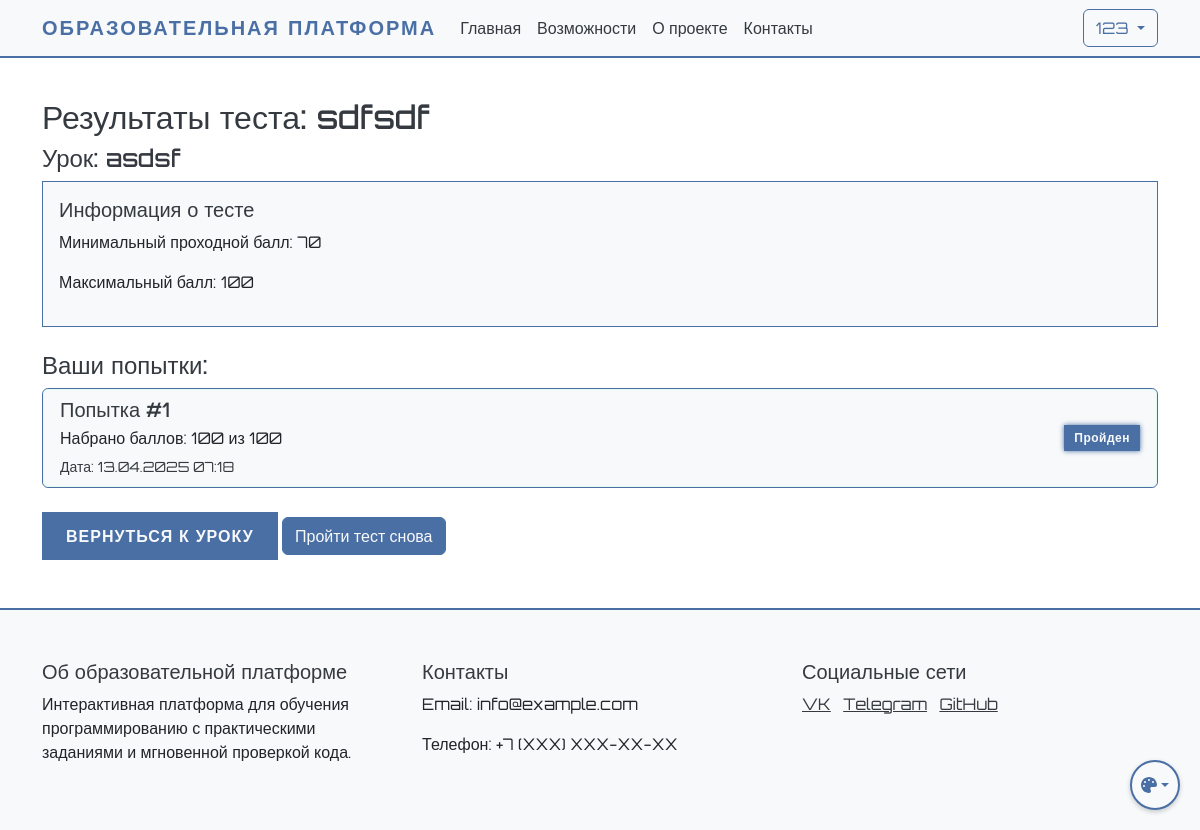
The app's page /lessons/1/test (signed in), older data.
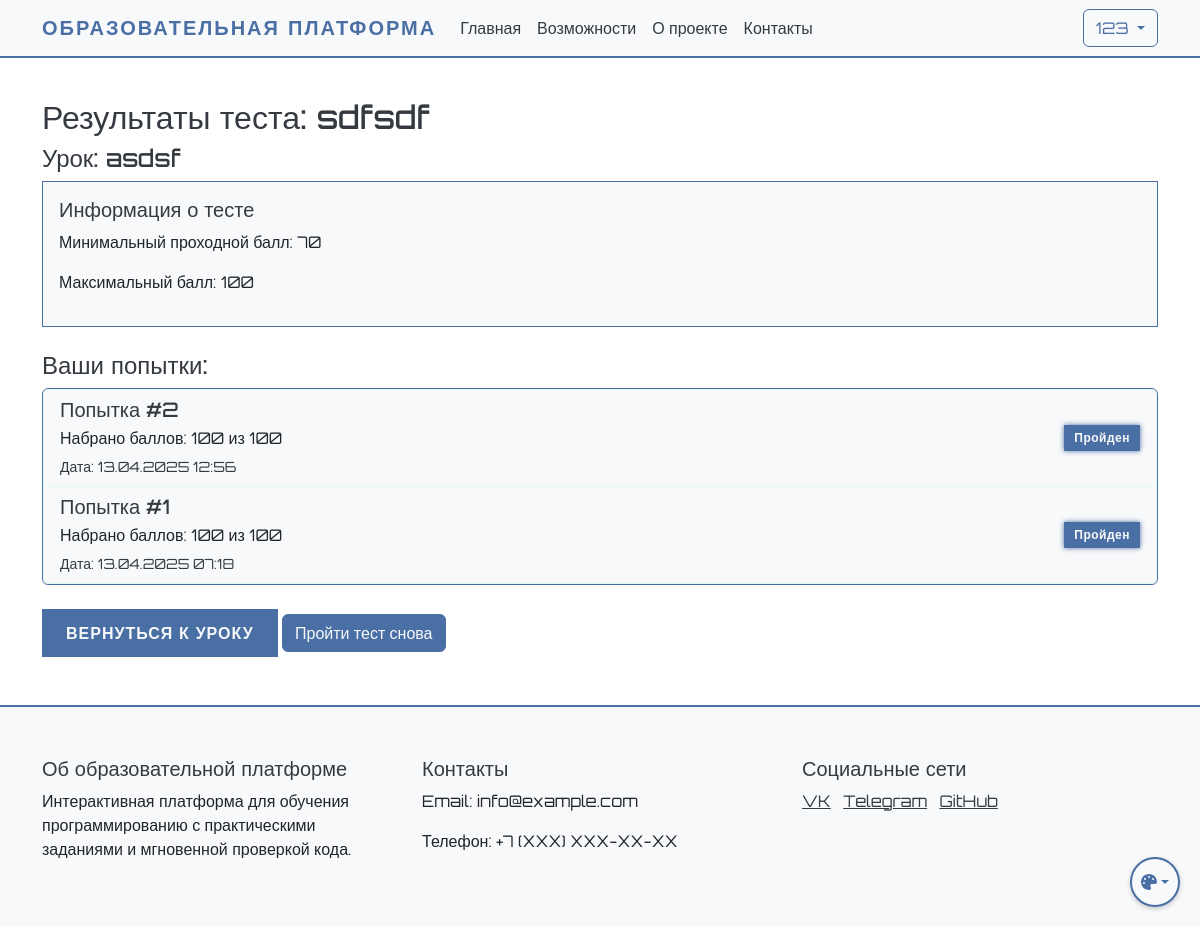
The same page, newer data.
### app.py (models this page shows, shortened)
class User(UserMixin, db.Model):
    id = db.Column(db.Integer, primary_key=True)
    name = db.Column(db.String(100), nullable=False)
    username = db.Column(db.String(80), unique=True, nullable=False)
    email = db.Column(db.String(120), unique=True, nullable=False)
    password_hash = db.Column(db.String(128))
    is_admin = db.Column(db.Boolean, default=False)
    created_at = db.Column(db.DateTime, default=db.func.now())
    last_login = db.Column(db.DateTime)
    is_active = db.Column(db.Boolean, default=True)
    progress = db.relationship('UserProgress', backref='user', lazy=True)
    ratings = db.relationship('UserRating', backref='user', lazy=True)
    chat_messages = db.relationship('ChatMessage', backref='user', lazy=True)

class TheoryTest(db.Model):
    id = db.Column(db.Integer, primary_key=True)
    lesson_id = db.Column(db.Integer, db.ForeignKey('lesson.id'), nullable=False)
    title = db.Column(db.String(200), nullable=False)
    description = db.Column(db.Text)
    max_score = db.Column(db.Integer, default=100)
    time_limit = db.Column(db.Integer)  # Время на прохождение в минутах
    questions = db.relationship('TestQuestion', backref='test', lazy=True)
    created_at = db.Column(db.DateTime, default=db.func.now())
    updated_at = db.Column(db.DateTime, default=db.func.now(), onupdate=db.func.now())
    is_active = db.Column(db.Boolean, default=True)
    required_score = db.Column(db.Integer, default=70)  # Минимальный балл для прохождения

class Lesson(db.Model):
    id = db.Column(db.Integer, primary_key=True)
    order_number = db.Column(db.Integer, unique=True, nullable=False)
    title = db.Column(db.String(200), nullable=False)
    description = db.Column(db.Text)
    is_active = db.Column(db.Boolean, default=True)
    created_at = db.Column(db.DateTime, default=db.func.now())
    theory_content = db.Column(db.Text)
    theory_test = db.relationship('TheoryTest', backref='lesson', uselist=False)
    practice_tasks = db.relationship('PracticeTask', backref='lesson', lazy=True)
    required_lesson_id = db.Column(db.Integer, db.ForeignKey('lesson.id'), nullable=True)
    required_lesson = db.relationship('Lesson', remote_side=[id], backref='next_lessons')

class TestResult(db.Model):
    id = db.Column(db.Integer, primary_key=True)
    user_id = db.Column(db.Integer, db.ForeignKey('user.id'), nullable=False)
    lesson_id = db.Column(db.Integer, db.ForeignKey('lesson.id'), nullable=False)
    test_id = db.Column(db.Integer, db.ForeignKey('theory_test.id'), nullable=False)
    score = db.Column(db.Integer, nullable=False)
    is_passed = db.Column(db.Boolean, default=False)
    started_at = db.Column(db.DateTime, nullable=False)
    completed_at = db.Column(db.DateTime)
    answers = db.Column(db.JSON)  # Хранение ответов пользователя
    created_at = db.Column(db.DateTime, default=db.func.now())
    updated_at = db.Column(db.DateTime, default=db.func.now(), onupdate=db.func.now())
    user = db.relationship('User', backref=db.backref('test_results', lazy=True))
    test = db.relationship('TheoryTest', backref=db.backref('results', lazy=True))
    lesson = db.relationship('Lesson', backref=db.backref('test_results', lazy=True))

### app.py (the view, shortened to what this page needs)
@app.route('/lessons/<int:lesson_id>/test', methods=['GET', 'POST'])
@login_required
def take_test(lesson_id):
    lesson = Lesson.query.get_or_404(lesson_id)
    test = TheoryTest.query.filter_by(lesson_id=lesson_id, is_active=True).first()
    if not test:
        flash('Тест не найден или неактивен')
        return redirect(url_for('view_student_lesson', lesson_id=lesson_id))
    previous_results = TestResult.query.filter_by(
        user_id=current_user.id,
        test_id=test.id
    ).order_by(TestResult.created_at.desc()).all()
    if request.method == 'GET' and any(result.is_passed for result in previous_results):
        if request.args.get('retake') == 'true':
            return render_template('take_test.html', lesson=lesson, test=test)
        return render_template('test_results.html',
                            lesson=lesson,
                            test=test,
                            results=previous_results)

### app.py (called while the page is built)
@login_manager.user_loader
def load_user(user_id):
    return db.session.get(User, int(user_id))

### templates/test_results.html (shortened to what this page needs)
{% extends "base.html" %}
{% block content %}
<div class="container mt-4">
    <h2>Результаты теста: {{ test.title }}</h2>
    <h4>Урок: {{ lesson.title }}</h4>
    <div class="card mb-4">
        <div class="card-body">
            <h5 class="card-title">Информация о тесте</h5>
            <p>Минимальный проходной балл: {{ test.required_score }}</p>
            <p>Максимальный балл: {{ test.max_score }}</p>
        </div>
    </div>
    <h4>Ваши попытки:</h4>
    {% if results %}
        <div class="list-group">
            {% for result in results %}
                <div class="list-group-item {% if result.is_passed %}list-group-item-success{% else %}list-group-item-danger{% endif %}">
                    <div class="d-flex justify-content-between align-items-center">
                        <div>
                            <h5 class="mb-1">Попытка #{{ loop.revindex }}</h5>
                            <p class="mb-1">Набрано баллов: {{ result.score }} из {{ test.max_score }}</p>
                            <small>Дата: {{ result.created_at.strftime('%d.%m.%Y %H:%M') }}</small>
                        </div>
                        <div>
                            {% if result.is_passed %}
                                <span class="badge bg-success">Пройден</span>
                            {% else %}
                                <span class="badge bg-danger">Не пройден</span>
                            {% endif %}
                        </div>
                    </div>
                </div>
            {% endfor %}
        </div>
    {% else %}
        <p>У вас пока нет попыток прохождения теста.</p>
    {% endif %}
    <div class="mt-4">
        <a href="{{ url_for('view_student_lesson', lesson_id=lesson.id) }}" class="btn btn-primary">Вернуться к уроку</a>
        <a href="{{ url_for('take_test', lesson_id=lesson.id, retake='true') }}" class="btn btn-success">Пройти тест снова</a>
    </div>
</div>
{% endblock %}

### templates/base.html (shortened to what this page needs)
<!DOCTYPE html>
<html lang="ru">
<head>
    <link href="https://cdn.jsdelivr.net/npm/bootstrap@5.3.0/dist/css/bootstrap.min.css" rel="stylesheet">
    <link href="{{ url_for('static', filename='css/cyberpunk.css') }}" rel="stylesheet">
</head>
<body data-theme="neutral">
    <nav class="navbar navbar-expand-lg navbar-dark">
        <div class="container">
            <a class="navbar-brand" href="{{ url_for('index') }}">Образовательная платформа</a>
            <div class="collapse navbar-collapse" id="navbarNav">
                <ul class="navbar-nav me-auto">
                    <li class="nav-item">
                        <a class="nav-link" href="{{ url_for('index') }}">Главная</a>
                    </li>
                    <li class="nav-item">
                        <a class="nav-link" href="#features">Возможности</a>
                    </li>
                    <li class="nav-item">
                        <a class="nav-link" href="#about">О проекте</a>
                    </li>
                    <li class="nav-item">
                        <a class="nav-link" href="#contact">Контакты</a>
                    </li>
                </ul>
                <div class="d-flex">
                    {% if current_user.is_authenticated %}
                        <div class="dropdown">
                            <button class="btn btn-outline-light dropdown-toggle" type="button" id="userMenu" data-bs-toggle="dropdown">
                                {{ current_user.username }}
                            </button>
                        </div>
                    {% else %}
                        <a href="{{ url_for('login') }}" class="btn btn-outline-light me-2">Войти</a>
                    {% endif %}
                </div>
            </div>
        </div>
    </nav>
    {% block content %}{% endblock %}
    <footer class="footer mt-5">
        <div class="container">
            <div class="row">
                <div class="col-md-4">
                    <h5>Об образовательной платформе</h5>
                    <p>Интерактивная платформа для обучения программированию с практическими заданиями и мгновенной проверкой кода.</p>
                </div>
                <div class="col-md-4">
                    <h5>Контакты</h5>
                    <p>Email: info@example.com</p>
                    <p>Телефон: +7 (XXX) XXX-XX-XX</p>
                </div>
                <div class="col-md-4">
                    <h5>Социальные сети</h5>
                    <a href="#" class="text-white me-2">VK</a>
                    <a href="#" class="text-white me-2">Telegram</a>
                    <a href="#" class="text-white">GitHub</a>
                </div>
            </div>
        </div>
    </footer>
    <div class="theme-switch">
        <button class="btn dropdown-toggle" type="button" id="themeDropdown" data-bs-toggle="dropdown" aria-expanded="false">
            <i class="fas fa-palette"></i>
        </button>
    </div>
</body>
</html>

### static/css/cyberpunk.css (style rules this page uses)
:root[data-theme="neutral"] { --cyber-primary: #4a6fa5; --cyber-secondary: #6c757d; --cyber-dark: #f8f9fa; --cyber-bg: #ffffff; --cyber-text: #212529; --cyber-text-light: #343a40; --cyber-text-muted: #6c757d; --cyber-card-bg: #f8f9fa; --cyber-text-dark: #212529; --cyber-info: #17a2b8; }
:root { transition: background-color 0.5s ease, color 0.5s ease, border-color 0.5s ease; }
body { font-family: 'Orbitron', sans-serif; background-color: var(--cyber-bg); color: var(--cyber-text); min-height: 100vh; display: flex; flex-direction: column; transition: background-color 0.5s ease, color 0.5s ease; }
.navbar { background-color: var(--cyber-dark) !important; border-bottom: 2px solid var(--cyber-primary); transition: background-color 0.5s ease, color 0.5s ease, border-color 0.5s ease; }
.navbar-brand { color: var(--cyber-primary) !important; font-weight: 700; text-transform: uppercase; letter-spacing: 2px; }
.nav-link { color: var(--cyber-text-light) !important; transition: all 0.3s ease; }
.btn-outline-light { border-color: var(--cyber-primary); color: var(--cyber-primary); transition: all 0.3s ease; }
.footer { background-color: var(--cyber-dark); border-top: 2px solid var(--cyber-primary); color: var(--cyber-text-light); padding: 50px 0; transition: background-color 0.5s ease, color 0.5s ease, border-color 0.5s ease; }
.text-white { color: var(--cyber-text-light) !important; }
h1, h2, h3, h4, h5, h6 { color: var(--cyber-text-light); }
p { color: var(--cyber-text); }
.card { background-color: var(--cyber-card-bg); border: 1px solid var(--cyber-primary); color: var(--cyber-text-light); transition: background-color 0.5s ease, color 0.5s ease, border-color 0.5s ease; }
.card-body { background-color: var(--cyber-card-bg); color: var(--cyber-text-light); }
.btn-outline-light { animation: cyberGlow 2s infinite; }
.btn-primary { background-color: var(--cyber-primary); border: none; color: var(--cyber-dark); padding: 0.75rem 1.5rem; border-radius: 0; font-weight: 600; letter-spacing: 1px; text-transform: uppercase; transition: all 0.3s ease; }
.btn-success { background-color: var(--cyber-primary); border-color: var(--cyber-primary); color: var(--cyber-dark); transition: all 0.3s ease; }
.list-group { background-color: var(--cyber-card-bg); border: 1px solid var(--cyber-primary); }
.list-group-item { background-color: var(--cyber-card-bg); border-color: rgba(0, 255, 157, 0.1); color: var(--cyber-text-light); }
.card { background-color: var(--cyber-card-bg); border: 1px solid var(--cyber-primary); border-radius: 0; }
.card-body { color: var(--cyber-text-light); }
.badge { font-weight: 600; letter-spacing: 0.5px; padding: 0.5em 0.75em; border-radius: 0; }
.badge.bg-success { background-color: var(--cyber-primary) !important; color: var(--cyber-dark) !important; border: 1px solid var(--cyber-primary); box-shadow: 0 0 5px var(--cyber-primary); }
.theme-switch { position: fixed; bottom: 20px; right: 20px; z-index: 1000; }
.theme-switch .btn { width: 40px; height: 40px; border-radius: 50%; padding: 0; display: flex; align-items: center; justify-content: center; box-shadow: 0 2px 5px rgba(0,0,0,0.2); }

Row changes from the older to the newer data that the page shows:
added TestResult: score "100", {{ test.max_score }} "100", created_at "13.04.2025 12:56", is_passed "Пройден"
